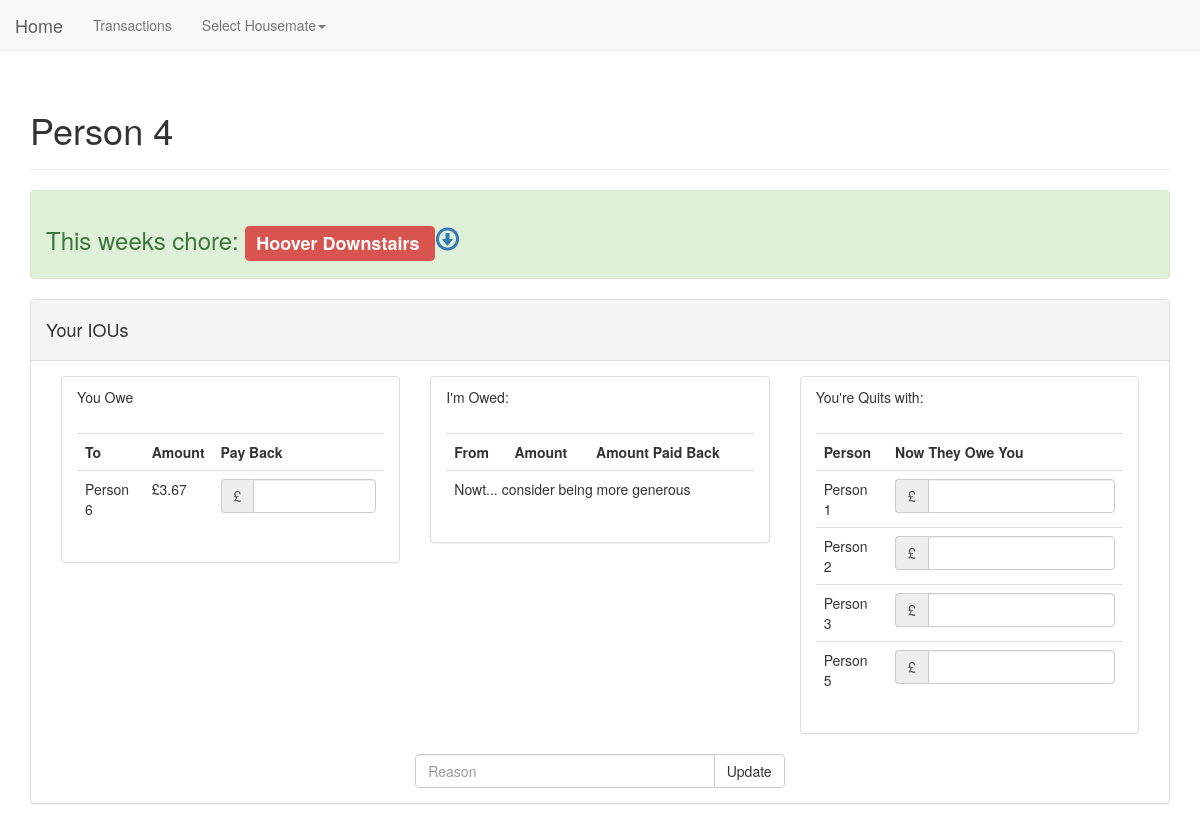
Page /profile/Person 4 on the earlier database version.
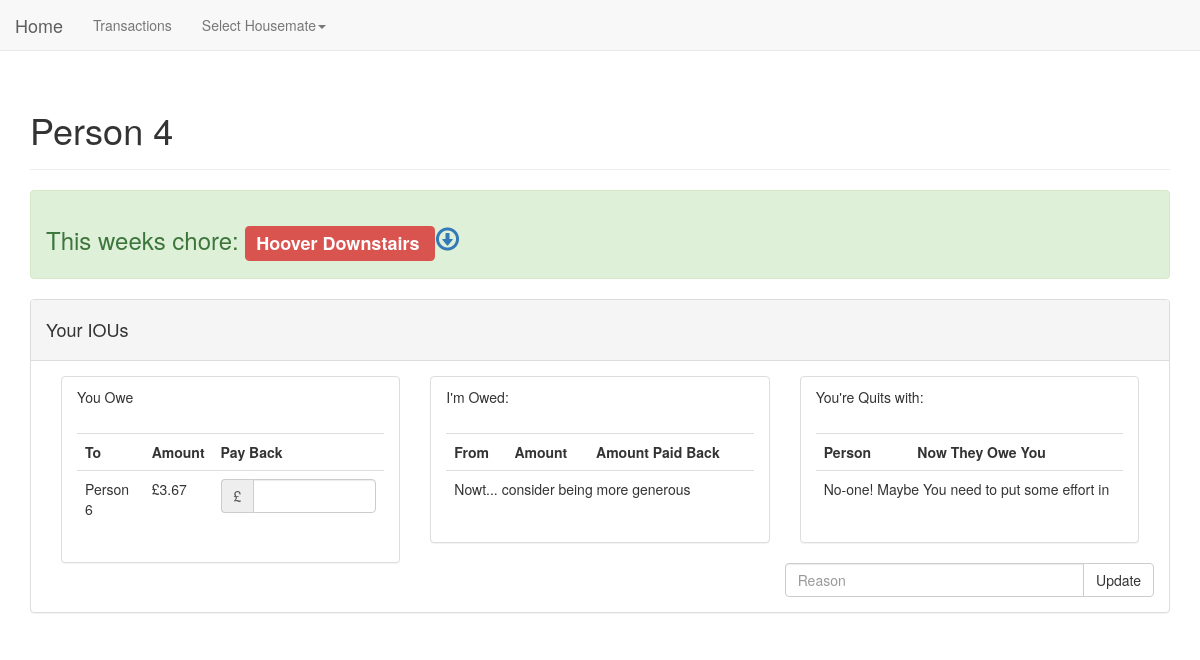
Same page on the later database version.
### housenet/database/models.py (models this page shows, shortened)
class Chore(db.Model):
    __tablename__ = "chores"
    id = db.Column(db.Integer, primary_key=True, unique=True)
    title = db.Column(db.String(250), nullable=False)
    who_id = db.Column(db.Integer, db.ForeignKey("housemates.name"))
    start_date = db.Column(db.Date, nullable=False)
    end_date = db.Column(db.Date)

class Cashflow(db.Model):
    __tablename__ = "cashflows"
    id = db.Column(db.Integer, primary_key=True, unique=True)
    to_name = db.Column(db.String, db.ForeignKey("housemates.name"))
    from_name = db.Column(db.String, db.ForeignKey("housemates.name"))
    _amount = db.Column(db.Float(asdecimal=True, decimal_return_scale=3))
    @property
    def amount(self):
        return self._amount
    @property
    def as_tuple(self):
        return self.from_name, self.to_name, "{0:,.2f}".format(self.amount)

### housenet/views/views.py (the view, shortened to what this page needs)
@base_app.route("/profile/<name>", methods=["POST", "GET"])
def profile(name):
    housemate = Housemate.query.get(name)
    if not housemate:
        return "<a>You're drunk, go </a><a href='/'>home</a>"
    current_chore = housemate.current_chore
    debts = (cashflow.as_tuple for cashflow in housemate.out_flow)
    debits = (cashflow.as_tuple for cashflow in housemate.in_flow)
    quits = (cashflow.as_tuple for cashflow in housemate.quits)
    return render_template("profile.html", title=name, current_chore=current_chore, debts=debts, debits=debits,
                           quits=quits)

### housenet/__init__.py (called while the page is built)
def add_global_context_processors(app):
    @app.context_processor
    def inject_vars():
        values = {}
        housemate_names = Housemate.names()
        values['names'] = housemate_names
        return values

### housenet/database/models.py (called while the page is built)
    @staticmethod
    def names():
        return (housemate.name for housemate in Housemate.query.all())

    @property
    def current_chore(self):
        return self.chore_on(datetime.date.today())

    def chore_on(self, date):
        return self.chores.filter(Chore.start_date <= date,
                                  Chore.end_date > datetime.date.today()).first()

### housenet/templates/profile.html (shortened to what the changed rows need)
{% extends "layout.html" %}
{% block content %}
    <div class="alert alert-success" xmlns="http://www.w3.org/1999/html" xmlns="http://www.w3.org/1999/html">
        <h3>This weeks chore:
            <span class="label label-danger">{{current_chore.title}}</span>
            <a href="{{ url_for("base_app.get_ical", name=title) }}">
                <span class="glyphicon glyphicon-download" aria-hidden="true"></span>
            </a>
        </h3>
    </div>
    <div class="panel panel-default">
            <div class="container-fluid">
                <div class="row">
                    <div class="panel-body">
                        <div class="col-md-4">
                            <div class="panel panel-default">
                                <form method="post" name="You Owe" id="you_owe">
                                    <div class="panel-body">
                                        <table class="table">
                                            <tr>
                                                <th>To</th><th>Amount</th><th>Pay Back</th>
                                            </tr>
                                            {% for _, to, amount in debts %}
                                            <tr>
                                                <td>{{ to }}</td><td>£{{ amount }}</td>
                                                <td>
                                                    <div class="input-group">
                                                        <div class="input-group-addon">£</div>
                                                        <input class="form-control" type="number" name="{{ to }}" step="any">
                                                    </div>
                                                </td>
                                            </tr>
                                            {% else %}
                                            <tr>
                                                <td colspan="3">... No-one! You're in the clear :D</td>
                                            </tr>
                                            {% endfor %}
                                        </table>
                                    </div>
                                </form>
                            </div>
                        </div>
                        <div class="col-md-4">
                            <div class="panel panel-default">
                                <form method="post" name="I'm Owed" id="im_owed">
                                    <div class="panel-body">
                                        <table class="table">
                                            <tr>
                                                <th>From</th><th>Amount</th><th>Amount Paid Back</th>
                                            </tr>
                                        </table>
                                    </div>
                                </form>
                                </div>
                            </div>
                            <div class="col-md-4">
                                <div class="panel panel-default">
                                    <form method="post" name="Quits With" id="quits">
                                        <div class="panel-body">
                                            <table class="table">
                                                <tr>
                                                    <th>Person</th><th>Now They Owe You</th>
                                                </tr>
                                                {% for from, to, _ in quits %}
                                                <tr>
                                                    <td>{{ from }}</td>
                                                    <td>
                                                    <div class="input-group">
                                                        <div class="input-group-addon">£</div>
                                                        <input class="form-control" type="number" name="{{ from }}" step="any">
                                                    </div>
                                                    </td>
                                                </tr>
                                                {% else %}
                                                <tr>
                                                    <td colspan="2">No-one! Maybe You need to put some effort in</td>
                                                </tr>
                                                {% endfor %}
                                            </table>
                                        </div>
                                    </form>
                                    </div>
                                </div>
                    </div>
                </div>
            </div>
    </div>
{% endblock %}

Differences in the rows shown:
no longer on this page (row edited): Cashflow: from_name "Person 1"
no longer on this page (row edited): Cashflow: from_name "Person 2"
no longer on this page (row edited): Cashflow: from_name "Person 3"
no longer on this page (row edited): Cashflow: from_name "Person 5"
Other differences:
text now shown: "No-one! Maybe You need to put some effort in"
